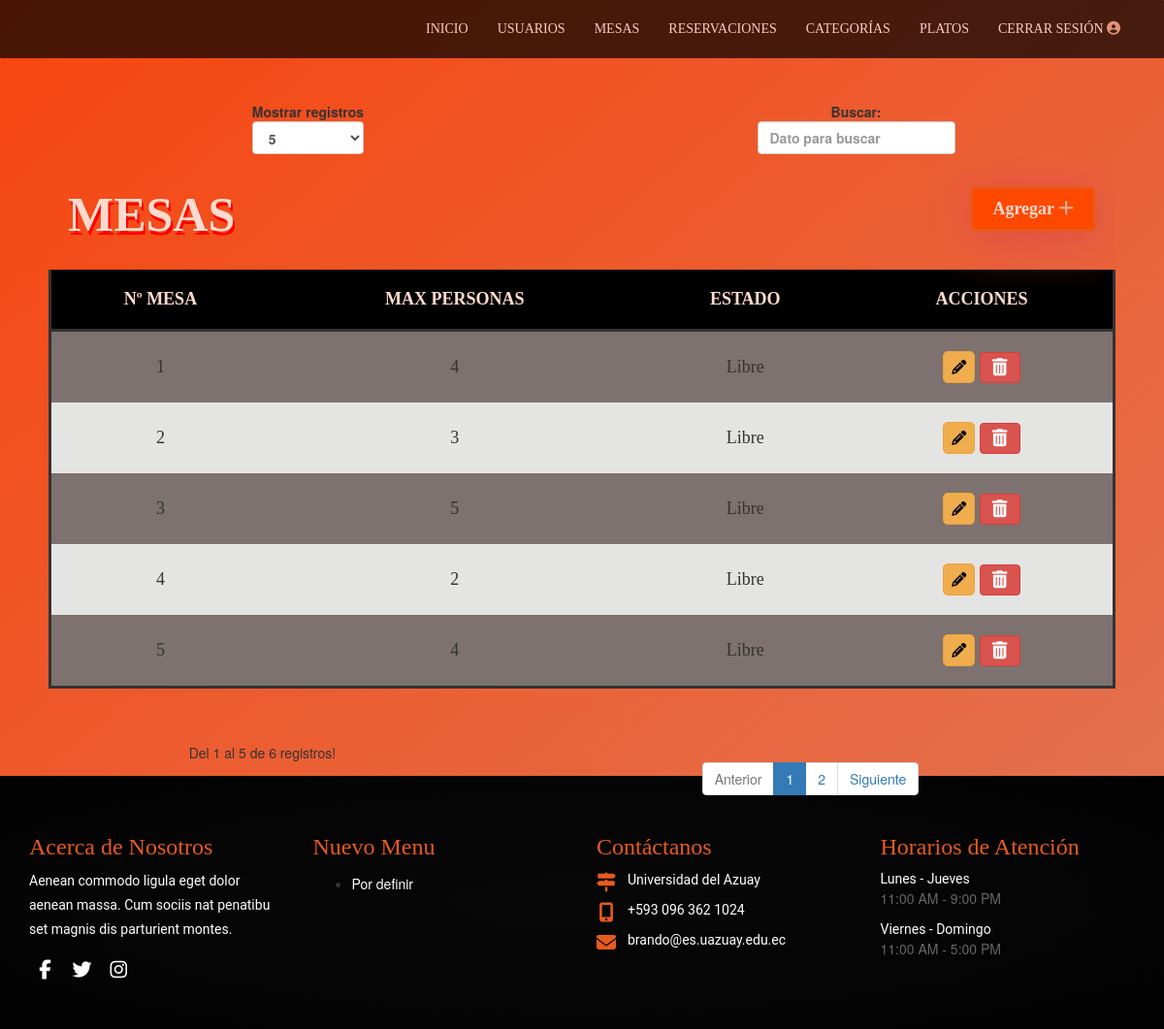
Page /html/administrador/mesas.php on the committed database.
### tables this page shows
CREATE TABLE `mesas` (
  `id_mesa` int NOT NULL,
  `numero_mesa` int NOT NULL,
  `personas_mesa` int NOT NULL,
  `estado_mesa` varchar(64) NOT NULL DEFAULT 'Libre'
);

### php/controlador/formularios.controlador.php (called while the page is built, shortened)
<?php
    class ControladorFormularios{
        static public function ctrSelectMesas(){
            $tabla = "mesas";
            $respuesta = ModeloFormularios::mdlSelectMesas($tabla);
            if($respuesta){
                return $respuesta;
            }else{
                return "null";
            }
        }
    }
?>

### php/modelos/conexion.php (called while the page is built)
<?php
    class Conexion{
        static public function conectar(){
            $link = new PDO("mysql:host=localhost;dbname=restaurante","root","");
            $link -> exec("set names utf8");
            return $link;
        }
    }
?>

### php/modelos/formularios.modelo.php (called while the page is built, shortened)
<?php
    class ModeloFormularios{
        static public function mdlSelectMesas($tabla){
            require_once "../../php/modelos/conexion.php";
            $stmt = Conexion::conectar() -> prepare("SELECT * FROM $tabla ORDER BY numero_mesa");
            $stmt -> execute();
            $num = $stmt->rowCount();
            if($num > 0){
                return $stmt -> fetchAll();
            }else{
                return null;
            }
        }
    }
?>

### html/administrador/mesas.php (the view, shortened to what this page needs)
<?php
    require_once "../../php/modelos/conexion.php";
    require_once "../../php/controlador/formularios.controlador.php";
    require_once "../../php/modelos/formularios.modelo.php";
    $mesas = ControladorFormularios::ctrSelectMesas();
?>
<!DOCTYPE html>
<html lang="en">
<head>
    <link rel="stylesheet" href="../../css/bootstrap.min.css" media="screen" type="text/css">
    <link rel="stylesheet" href="../../css/responsive.css" media="screen" type="text/css">
    <link id="changeable-colors" rel="stylesheet" href="../../css/colors/orange.css"  type="text/css"/>
    <link rel="stylesheet" href="../../css/adm_style.css?=<?php echo (rand()); ?>" type="text/css" >
</head>
<body>
    <header>
        <nav class="menu">
            <ul class="nav">
                <li><a href="../administrador/inicio.php">Inicio</a></li>
                <li><a href="../administrador/usuarios.php">Usuarios</a></li>
                <li><a href="../administrador/mesas.php" class="active" id="mesas">Mesas</a></li>
                <li><a href="../administrador/reservaciones.php">Reservaciones</a></li>
                <li><a href="../administrador/categorias.php">Categor&iacute;as</a></li>
                <li><a href="../administrador/platos.php">Platos</a></li>
                <li><a href="../../html/salir.php">Cerrar Sesi&oacute;n <i class="fas fa-user-circle"></i></a></li>
            </ul>
        </nav>
    </header>
    <section class="main">
        <article class="item_content">
            <table class="table_user display" id="tablaUser">
                <caption>MESAS<label for="addUser" class="caption_b">Agregar <i class="fas fa-plus"></i></label></caption>
                <thead>
                    <tr>
                        <th>Nº MESA</th>
                        <th>MAX PERSONAS</th>
                        <th>ESTADO</th>
                        <th>ACCIONES</th>
                    </tr>
                </thead>
                <tbody>
                    <?php
                        if(isset($mesas)):
                            foreach($mesas as $mesa): ?>
                                <tr>
                                    <td><?php echo $mesa["numero_mesa"]; ?></td>
                                    <td><?php echo $mesa["personas_mesa"]; ?></td>
                                    <td><?php echo $mesa["estado_mesa"]; ?></td>
                                    <td>
                                        <form method="POST">
                                            <a href="../../html/administrador/editar_mesa.php?id=<?php echo $mesa["id_mesa"]; ?>" class="btn btn-warning fas fa-pencil-alt"></a>
                                            <button onclick="return eliminar();" type="submit" class="btn btn-danger fas fa-trash-alt fa-1x"></button>
                                        </form>
                                    </td>
                                </tr>
                            <?php endforeach ?>
                        <?php endif; ?>
                </tbody>
            </table>
        </article>
    </section>
    <div class="footer-box pad-top-70" id="footer">
    <div class="container">
        <div class="row footer_l">
            <div class="footer-in-main">
                <div class="footer-logo">
                </div>
                <div class="col-lg-3 col-md-3 col-sm-6 col-xs-12">
                    <div class="footer-box-a">
                        <h3>Acerca de Nosotros</h3>
                        <p>Aenean commodo ligula eget dolor aenean massa. Cum sociis nat penatibu set magnis dis parturient montes.</p>
                        <ul class="socials-box footer-socials pull-left">
                            <li>
                                <a href="#">
                                    <div class="social-circle-border"><i class="fa  fa-facebook"></i></div>
                                </a>
                            </li>
                            <li>
                                <a href="#">
                                    <div class="social-circle-border"><i class="fa fa-twitter"></i></div>
                                </a>
                            </li>
                            <li>
                                <a href="#">
                                    <div class="social-circle-border"><i class="fa fa-instagram"></i></div>
                                </a>
                            </li>
                        </ul>
                    </div>
                </div>
                <div class="col-lg-3 col-md-3 col-sm-6 col-xs-12">
                    <div class="footer-box-b">
                        <h3>Nuevo Menu</h3>
                        <ul>
                            <li><a href="#">Por definir</a></li>
                        </ul>
                    </div>
                </div>
                <div class="col-lg-3 col-md-3 col-sm-6 col-xs-12">
                    <div class="footer-box-c">
                        <h3>Cont&aacute;ctanos</h3>
                        <p>
                            <i class="fa fa-map-signs" aria-hidden="true"></i>
                            <span>Universidad del Azuay</span>
                        </p>
                        <p>
                            <i class="fa fa-mobile" aria-hidden="true"></i>
                            <span>
                            +593 096 362 1024
                        </span>
                        </p>
                        <p>
                            <i class="fa fa-envelope" aria-hidden="true"></i>
                            <span><a href="mailto:brando@es.uazuay.edu.ec?">brando@es.uazuay.edu.ec</a></span>
                        </p>
                    </div>
                </div>
                <div class="col-lg-3 col-md-3 col-sm-6 col-xs-12">
                    <div class="footer-box-d">
                        <h3>Horarios de Atenci&oacute;n</h3>
                        <ul>
                            <li>
                                <p>Lunes - Jueves </p>
                                <span> 11:00 AM - 9:00 PM</span>
                            </li>
                            <li>
                                <p>Viernes - Domingo </p>
                                <span>  11:00 AM - 5:00 PM</span>
                            </li>
                        </ul>
                    </div>
                </div>
            </div>
        </div>
    </div>
</body>
</html>

### css/colors/orange.css (style rules this page uses)
.footer-box-a h3 { color: #e75b1e; }
.footer-box-b h3 { color: #e75b1e; }
.footer-box-c h3 { color: #e75b1e; }
.footer-box-d h3 { color: #e75b1e; }
.footer-box-c p i { color: #e75b1e; }

### css/adm_style.css (style rules this page uses)
body { background: linear-gradient(to bottom right, rgb(247, 69, 15),rgb(224, 119, 86)); background-repeat: no-repeat; background-position: center; background-size: cover; margin: 0; height: 100vh; }
header { position: absolute; margin: 0; width: 100%; }
i.fas { color: #ddaa94; }
nav.menu { position: fixed; background-color: #000; opacity: .7; width: 100%; border-radius: 1px; z-index: 1; }
nav.menu ul { list-style: none; display: flex; float: right; margin: 10px; padding-right: 20px; }
nav.menu li a { text-transform: uppercase; color: #fff; font-family: georgia; }
@media (max-width:1400px) { h3 { font-size: 15px; } }
@media (max-width:1600px) { h3 { font-size: 19px; } }
h3 { font-size: 15px; font-family: georgia; }
section.main { position: relative; top: 40px; margin: 0 !important; padding: 15px 0 15px; line-height: normal; font-size: 100%; height: 100%; text-align: center; }
article.item_content { margin: 50px; }
table.table_user { width: 100%; border-bottom: solid; border-left: solid; border-right: solid; font-family: georgia; }
table.table_user caption { color: rgb(255 219 206); font-size: 50px; font-family: georgia; font-weight: 600; margin: 20px; text-shadow: 2px 4px red; }
table.table_user label.caption_b { position: relative; float: right; font-family: georgia; text-align: right; background-color: rgb(255, 72, 0); border: 3px solid #e75b1e; border-radius: 5px; font-size: 18px; padding:10px; padding-left: 20px; padding-right: 20px; text-shadow: none; box-shadow: 1px 7px 50px rgb(223 76 76); }
table.table_user thead { background-color: rgba(0, 0, 0); color: rgb(255 219 206); }
table.table_user tr, th, td { text-align: center; padding: 20px; font-size: 18px; }
table.table_user tbody tr:nth-child(even) { background-color: #e4e4e3; }
table.table_user tbody tr:nth-child(odd) { background-color: #7d726f; }
table.table_user tbody tr td a { color:#000; padding: 8px; border-radius: 5px; text-decoration: none; font-size: 15px; }
.footer_l { margin-bottom: 40px; }
.footer-box { background:#202020; }
.footer-logo { padding-bottom:40px; }
.footer-socials { margin: 10px 0; line-height: 30px; padding: 4px; text-align: center; -webkit-transition: all 0.3s ease; -moz-transition: all 0.3s ease; -o-transition: all 0.3s ease; transition: all 0.3s ease; }
.socials-box { display: table-cell; vertical-align: middle; margin: 1px 0px; padding: 4px; }
.footer-box { background-image:radial-gradient(ellipse at center, rgba(0, 0, 0, 0.57) 0%,rgba(0, 0, 0, 0.87) 100%); background-color:#111;background-position:center;background-repeat:no-repeat;background-size:cover; }
.socials-box li { display: inline-block; opacity: 1; margin-right: 7px; }
.footer-box .social-circle-border { background-color: transparent; color: #fff; -webkit-transition: all 0.3s ease; -moz-transition: all 0.3s ease; -o-transition: all 0.3s ease; transition: all 0.3s ease; }
.social-circle-border { font-size: 20px; line-height: 23px; margin-right: 2px; height: 25px; width: 25px; border-radius: 50%; background-color: transparent; color: #6f6f6f; text-align: center; }
.footer-box-a h3 { font-size:24px; font-family: 'nautilus_pompiliusregular'; }
.footer-box-a p { font-size: 14px; font-family: 'Roboto', sans-serif; color:#ffffff; line-height: 25px; }
.footer-box-b h3 { font-size:24px; font-family: 'nautilus_pompiliusregular'; }
.footer-box-b ul li { line-height:30px; }
.footer-box-b ul li a { color:#ffffff; }
.footer-box-c h3 { font-size:24px; font-family: 'nautilus_pompiliusregular'; }
.footer-box-c p { font-size: 14px; font-family: 'Roboto', sans-serif; color:#ffffff; }
.footer-box-c p i { font-size: 20px; position: relative; top: 4px; float: left; min-width: 20px; text-align: center; }
.footer-box-c p span { display: table; padding-left: 12px; padding-top:1px; }
.footer-box-c p a { color:#ffffff; }
.footer-box-d h3 { font-size:24px; font-family: 'nautilus_pompiliusregular'; }
.footer-box-d p { font-size: 14px; font-family: 'Roboto', sans-serif; color:#ffffff; }
.footer-box-d ul { margin:0px; padding:0px; list-style:none; }
.footer-box-d ul li { display: inline-block; width: 100%; padding-bottom:12px; }
.footer-box-d ul li p { padding:0px; margin:0px; }
.footer-box-d ul li span { color: #666; }

### rows in the picture
mesas: numero_mesa "1", personas_mesa "4", estado_mesa "Libre"
mesas: numero_mesa "2", personas_mesa "3", estado_mesa "Libre"
mesas: numero_mesa "3", personas_mesa "5", estado_mesa "Libre"
mesas: numero_mesa "4", personas_mesa "2", estado_mesa "Libre"
mesas: numero_mesa "5", personas_mesa "4", estado_mesa "Libre"
